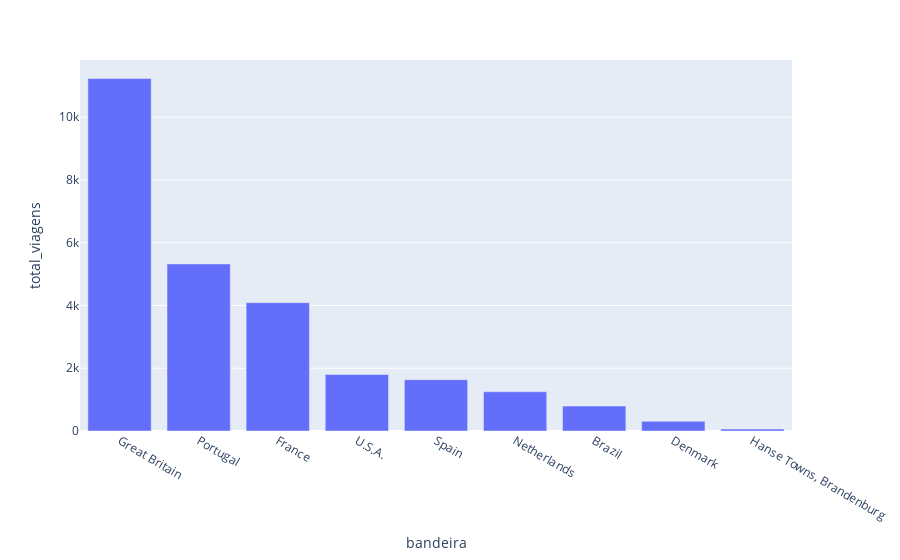

The code cell stored with this chart in its notebook:
### Code cell
# Criar gráfico de barras com df_navios
# criar o objeto fig e atribur o gráfico do tipo bar (barra)
# passar o df e as colunas do dataframe que serão usadas nos eixos x e y
fig = px.bar(df_navios.head(9),
    x='bandeira',
    y='total_viagens')
# mostrar o gráfico
fig.show()

### Figure 1 — Plotly figure (JSON) as saved in the notebook; plotly's stock layout.template omitted (floating-point values rounded to 4 significant figures)
{"data": [{"alignmentgroup": "True", "hovertemplate": "bandeira=%{x}<br>total_viagens=%{y}<extra></extra>", "legendgroup": "", "marker": {"color": "#636efa", "pattern": {"shape": ""}}, "name": "", "offsetgroup": "", "orientation": "v", "showlegend": false, "textposition": "auto", "type": "bar", "x": ["Great Britain", "Portugal", "France", "U.S.A.", "Spain", "Netherlands", "Brazil", "Denmark", "Hanse Towns, Brandenburg"], "xaxis": "x", "y": [11231, 5324, 4089, 1801, 1636, 1251, 793, 311, 61], "yaxis": "y"}], "layout": {"barmode": "relative", "legend": {"tracegroupgap": 0}, "margin": {"t": 60}, "xaxis": {"anchor": "y", "domain": [0, 1], "title": {"text": "bandeira"}}, "yaxis": {"anchor": "x", "domain": [0, 1], "title": {"text": "total_viagens"}}}}
